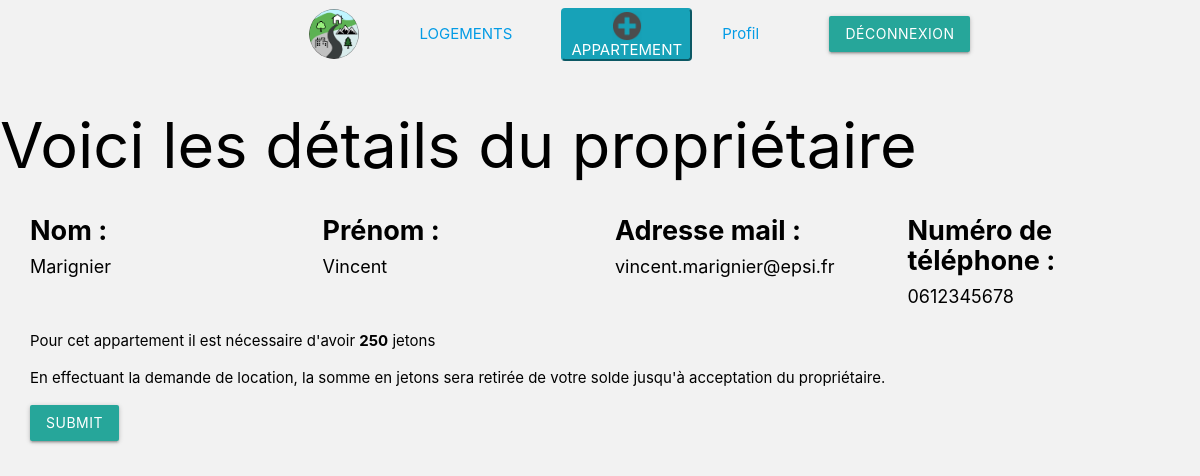
Before: /controller/detailProprietaire.php?idUser=2 with the older database file.
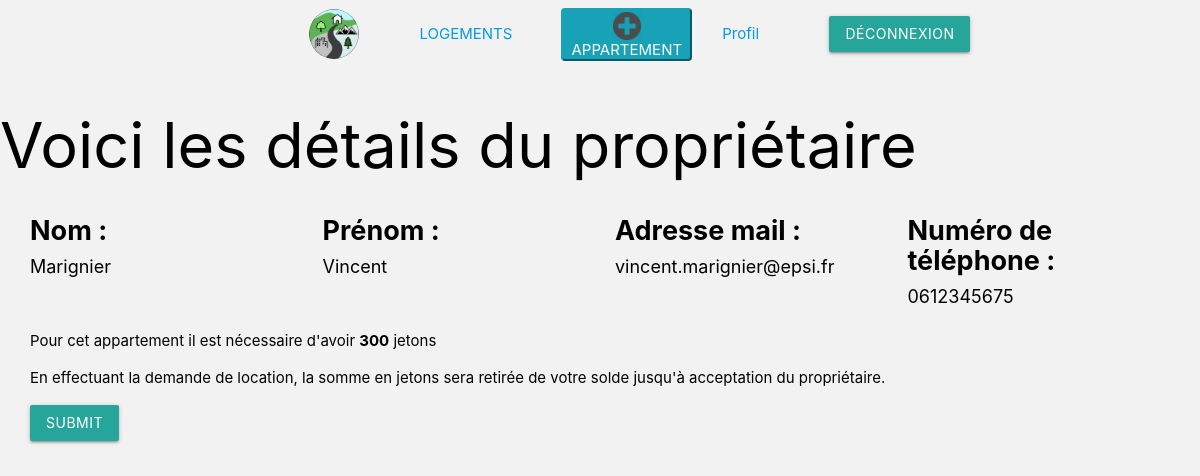
After: the same page with the newer database file.
### tables this page shows
CREATE TABLE IF NOT EXISTS `users` (
  `id` int(11) NOT NULL AUTO_INCREMENT,
  `nom` varchar(50) NOT NULL,
  `prenom` varchar(50) NOT NULL,
  `adress` varchar(50) NOT NULL,
  `phone` varchar(50) NOT NULL,
  `mail` varchar(50) NOT NULL,
  `pays` varchar(50) NOT NULL,
  `solde` varchar(50) NOT NULL,
  `password` varchar(50) NOT NULL,
  `isAdmin` tinyint(1) DEFAULT NULL,
  `isProprietaire` tinyint(1) NOT NULL,
  `lockedMoney` int(11) DEFAULT NULL,
  PRIMARY KEY (`id`)
);

CREATE TABLE IF NOT EXISTS `appartements` (
  `id_appartement` int(11) NOT NULL AUTO_INCREMENT,
  `prix` int(11) NOT NULL,
  `description` varchar(180) NOT NULL,
  `etat` varchar(180) NOT NULL,
  `nbPiece` int(11) NOT NULL,
  `surface` int(11) NOT NULL,
  `meuble` tinyint(1) NOT NULL,
  `ind_energie` varchar(180) NOT NULL,
  `dateCreation` varchar(180) NOT NULL,
  `dateExpiration` varchar(180) NOT NULL,
  `message` varchar(255) NOT NULL,
  `statut` tinyint(1) NOT NULL,
  `FK_USERS` int(11) NOT NULL,
  `FK_QUARTIERS` int(11) NOT NULL,
  `FK_VILLES` int(11) NOT NULL,
  PRIMARY KEY (`id_appartement`),
  KEY `APPARTEMENTS_USERS_FK` (`FK_USERS`),
  KEY `APPARTEMENTS_QUARTIERS0_FK` (`FK_QUARTIERS`),
  KEY `APPARTEMENTS_VILLES1_FK` (`FK_VILLES`)
);

### controller/detailProprietaire.php (called while the page is built, shortened)
<?php
require_once("../model/mainModel.php");
if (isset($_GET['idUser'])) {
    $lobjProprio = GetUser($_GET['idUser']);
    $lobjAppart = GetAppartByUser($_GET['idUser']);
}else{
    $lobjProprio = GetUser($_POST['idUser']);
    $lobjAppart = GetAppartByUser($lobjProprio->id);
    $lobjUserConnected = GetUser($_SESSION['id']);
}
require_once("../view/detailProprietaire.view.php"); ?>

### model/mainModel.php (called while the page is built, shortened)
<?php
function GetDataBase()
{
    $host = "localhost";
    $dbName = "lebonappart";
    $login = "root";
    $password = "";
    try {
        $bdd = new PDO('mysql:host=' . $host . ';dbname=' . $dbName . ';charset=utf8',
            $login, $password, array(PDO::ATTR_ERRMODE => PDO::ERRMODE_EXCEPTION));
    } catch (Exception $e) {
        $bdd = null;
        die('Erreur : ' . $e->getMessage());
    }
    return $bdd;
}
function GetUser($lIdUser)
{
    $lobjUser = null;
    $bdd = GetDataBase();
    if ($bdd) {
        $lstrQuery = "SELECT * FROM users WHERE id = :pid";
        $stmt = $bdd->prepare($lstrQuery);
        $stmt->bindParam(':pid', $lIdUser);
        $stmt->execute();
        $lobjUser = $stmt->fetch(PDO::FETCH_OBJ);
    }
    return $lobjUser;
}
function GetAppartByUser($idUser)
{
    $lobjAppart = null;
    $bdd = GetDataBase();
    if ($bdd) {
        $lstrQuery = "SELECT * FROM appartements where FK_USERS = :pId";
        $stmt = $bdd->prepare($lstrQuery);
        $stmt->bindParam(':pId', $idUser);
        $stmt->execute();
        $lobjAppart = $stmt->fetch(PDO::FETCH_OBJ);
    }
    return $lobjAppart;
}

### view/detailProprietaire.view.php (the view, shortened to what this page needs)
<?php
include("../helper/header.php");
include("../helper/navbar.php");
?>
<h1> Voici les détails du propriétaire</h1>
<div class="container-fluid">
    <div class="row" id="informationProprietaire">
        <div class="col-md-3">
            <h6>Nom : </h6>
            <span class="detailProprietaire"><?php echo($lobjProprio->nom); ?></span>
        </div>
        <div class="col-md-3">
            <h6>Prénom : </h6>
            <span><?php echo($lobjProprio->prenom); ?></span>
        </div>
        <div class="col-md-3">
            <h6> Adresse mail : </h6>
            <span><?php echo($lobjProprio->mail); ?></span>
        </div>
        <div class="col-md-3">
            <h6>Numéro de téléphone : </h6>
            <span><?php echo($lobjProprio->phone); ?></span>
        </div>
    </div>
</div>
<div class="container-fluid">
    <div class="row">
        <div class="col-md-12">
            <p> Pour cet appartement il est nécessaire d'avoir <span
                        class="font-weight-bold"><?php echo($lobjAppart->prix) ?></span> jetons</p>
            <p> En effectuant la demande de location, la somme en jetons sera retirée de votre solde jusqu'à acceptation
                du
                propriétaire.</p>
        </div>
        <form method="post" action="../controller/detailProprietaire.php"
              class="col-md-12">
            <label>
                <input type="submit" name="demande" class="btn submit waves-effect waves-light">
            </label>
        </form>
    </div>
</div>

Changed rows visible on the page:
changed users "Marignier": phone "0612345678" → "0612345675"
changed appartements: prix "250" → "300"
